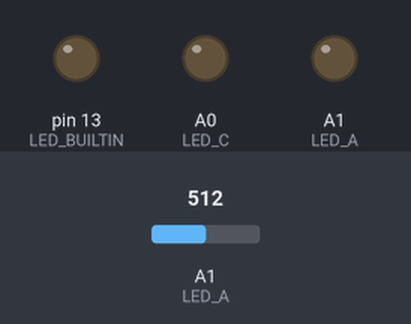
The sketch below on a simulated Arduino Uno, built with avr-gcc and run on an emulated ATmega328P. On the bench: output pins drawn as LEDs (lit = HIGH). The test bench sets the inputs (shaded band); at power-on: A1 (LED_A) = 512.

Above: at 0.05 s.
At 0.6 s:
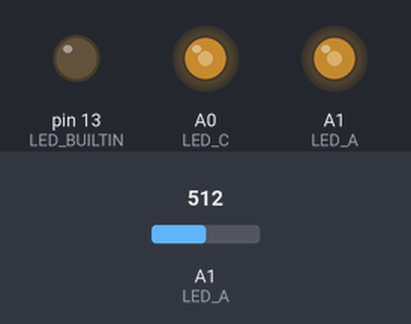
Timing chart, 0 to 3.0 s (numbered marks = the images above):
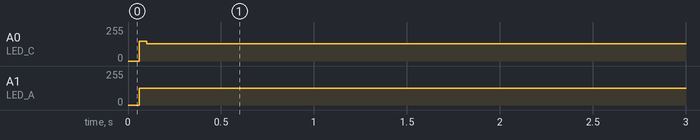

Measured:
- by itself, A0 (LED_C): 0/255 → 130/255 at 0.06 s
- by itself, A1 (LED_A): 0/255 → 125/255 at 0.06 s

The sketch:

LED_Receiver.ino
```cpp
#define LED_A A1  // +
#define LED_C A0  // -

#define LPF_M 6

#define SIGNAL_THRESHOLD  40
#define SYMBOL_PERIOD     5   // 100Hz / 20Hz = 5
#define SAMPLE_OFFSET     2

#define STX   0x02
#define ETX   0x03

#define DEBUG 0

void setup() {

  // Start out with LED pins as output
  pinMode(LED_A, OUTPUT);
  pinMode(LED_C, OUTPUT);

  // Setup the serial port
  Serial.begin(115200);

  // Prepare status LED
  pinMode(LED_BUILTIN, OUTPUT);

  // Configure Timer 0 to interrupt at approx. 200Hz
  cli();                    //stop interrupts
  TCCR0A = 0;               // set entire TCCR0A register to 0
  TCCR0B = 0;               // same for TCCR0B
  TCNT0  = 0;               // initialize counter to 0
  OCR0A  = 77;              // (16MHz/(200Hz*1024))-1 = 77
  TCCR0A |= (1 << WGM01);   // turn on CTC mode
  TCCR0B |= (1 << CS02) | (1 << CS00);    // Select 1024 prescalar
  TIMSK0 |= (1 << OCIE0A);  // enable timer compare interrupt
  sei();                    //allow interrupts

}

volatile boolean flag = false;
volatile uint16_t light_value;

ISR(TIMER0_COMPA_vect) {

  static boolean on_phase = false;

  // Alternate between on and off phases
  if (on_phase = !on_phase) {

    // Measure discharge and set flag
    light_value = analogRead(LED_A);
    flag = true;

    // Forward bias the LED
    pinMode(LED_A, OUTPUT);
    digitalWrite(LED_A, HIGH);
    digitalWrite(LED_C, LOW);

  } else {

    // Reverse-bias the LED for an instant
    digitalWrite(LED_A, LOW);
    digitalWrite(LED_C, HIGH);

    // Set anode to input
    pinMode(LED_A, INPUT);

  }

}

void loop() {

  static uint16_t lpf;
  static boolean start_detected = false;
  static int counter;
  static int bit_pos;
  static char recv_char;
  static boolean packet = false;
  static char recv_buf[256];
  static int recv_buf_pos;

  // Check if the flag was set
  // Should happen at approx. 100Hz
  if (flag) {

    // Low-pass filter
    lpf = lpf - (lpf >> LPF_M) + light_value;

    // Evaluate measurement
    uint16_t lpf_value = lpf >> LPF_M;
    boolean symbol = light_value > lpf_value + SIGNAL_THRESHOLD;

    // Check for start bit
    if (!start_detected && symbol) {

      // Start symbol timing counter
      counter = -SAMPLE_OFFSET - 1;

      // Initialise parser
      start_detected = true;
      bit_pos = 8;
      recv_char = 0;

    }

    // Check if we are currently reading a byte
    if (start_detected) {

      // Increment symbol timing counter
      if (++counter == SYMBOL_PERIOD) {
        counter = 0;
      }

      // Check if we are at the sampling point
      if (counter == 0) {

        if (bit_pos == 8) {

          // If this is the start bit, it must be set
          if (!symbol) {
            start_detected = false;
            packet = false;
          }

        } else if (bit_pos == -1) {

          // Calculate and check parity
          char parity = recv_char ^ (recv_char >> 1);
          parity = parity ^ (parity >> 2);
          parity = parity ^ (parity >> 4);
          if (parity & 1 != !!symbol) {
            start_detected = false;
            packet = false;
          }

        } else if (bit_pos == -2) {

          // If this is the stop bit, it must be clear
          if (!symbol) {

            // Check for packet boundaries
            if (recv_char == STX) {

              // Start receiving a packet
              packet = true;
              recv_buf_pos = 0;

            } else if (packet && recv_char == ETX) {

              // Terminate the receive buffer and print it
              recv_buf[recv_buf_pos++] = '\0';
              packet = false;
              Serial.print(recv_buf);

            } else if (packet) {

              // Append to the receive buffer if there is space
              if (recv_buf_pos < sizeof(recv_buf) - 1) {
                recv_buf[recv_buf_pos++] = recv_char;
              }

            }

          }

          // Finish receiving character
          start_detected = false;

        } else {

          recv_char |= !!symbol << bit_pos;

        }

        // Decrement the sampled bit position
        bit_pos--;

      }

    }

    // Update status LED
    digitalWrite(LED_BUILTIN, packet);

#if DEBUG
    // Print debug data
    Serial.print(lpf_value);
    Serial.print("\t");
    Serial.print(symbol ? 400 : 0);
    Serial.print("\t");
    Serial.print(light_value);
    Serial.print("\t");
    Serial.print((unsigned char) recv_char, HEX);
    Serial.print(":");
    Serial.println(start_detected ? 400 : 0);
#endif

    // Clear flag
    flag = false;

  }

}
```
